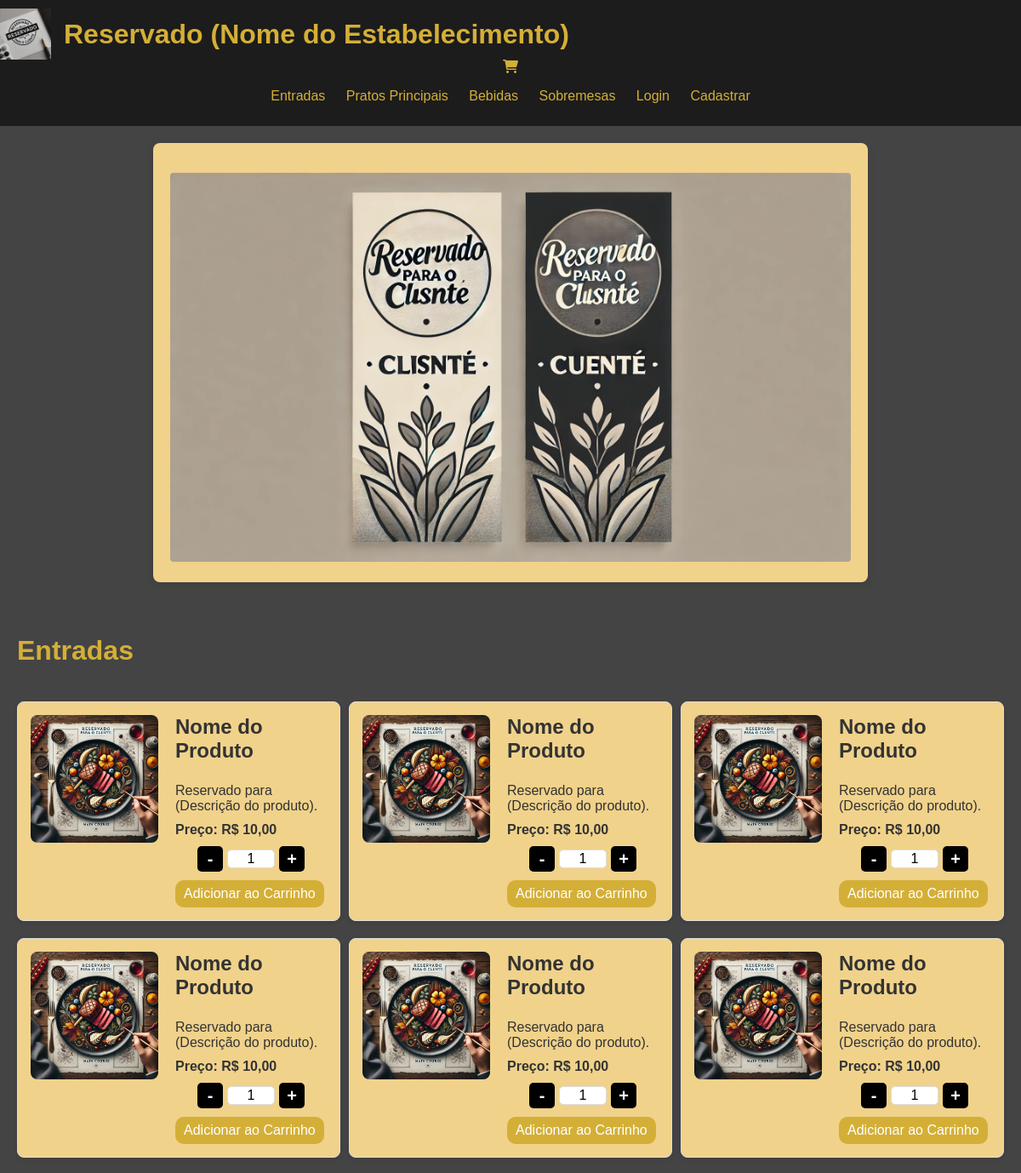
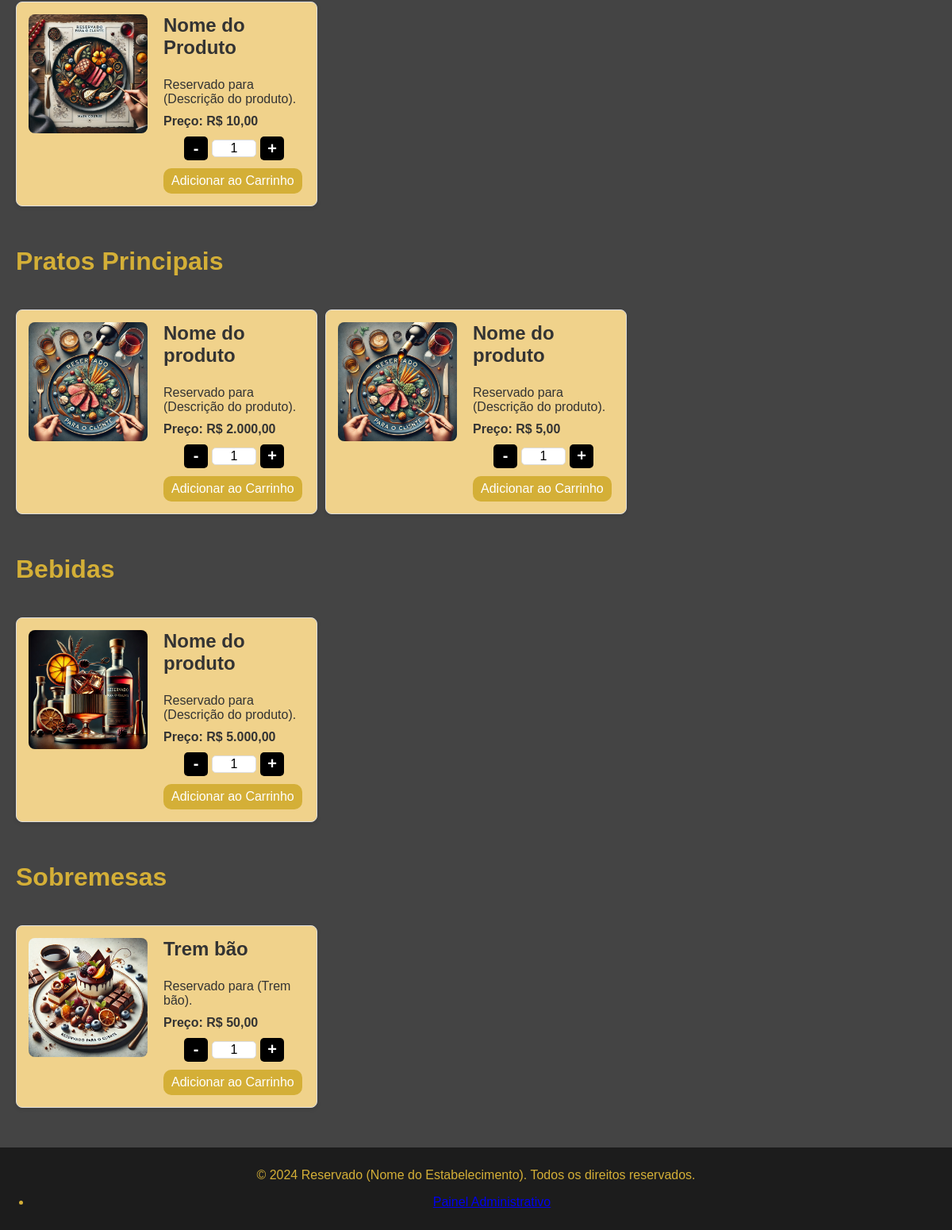
The page / on the database its author committed (2 pictures, top to bottom).
### tables this page shows
CREATE TABLE `produtos` (
  `id` int NOT NULL AUTO_INCREMENT,
  `nome` varchar(255) NOT NULL,
  `descricao` text NOT NULL,
  `preco` decimal(10,2) NOT NULL,
  `categoria` enum('entradas','principais','bebidas','sobremesas') NOT NULL,
  `imagem` varchar(255) DEFAULT NULL,
  `data_criacao` timestamp NULL DEFAULT CURRENT_TIMESTAMP,
  PRIMARY KEY (`id`)
);

### config.php (called while the page is built, shortened)
<?php
$site_name = "Reservado (Nome do Estabelecimento)";
$banner_image_path = '../cardapio-dinamico/path/r.jpg';
$sections = [
    "entradas" => [
        "title" => "Entradas",
        "url" => "sections/entradas.php"
    ],
    "principais" => [
        "title" => "Pratos Principais",
        "url" => "sections/principais.php"
    ],
    "bebidas" => [
        "title" => "Bebidas",
        "url" => "sections/bebidas.php"
    ],
    "sobremesas" => [
        "title" => "Sobremesas",
        "url" => "sections/sobremesas.php"
    ],
];
if (isset($_SESSION['user_id'])) {
    $sections['perfil'] = [
        "title" => "Meu Perfil",
        "url" => "perfil.php"
    ];
    $sections['logout'] = [
        "title" => "Sair",
        "url" => "logout.php"
    ];
} else {
    $sections['login'] = [
        "title" => "Login",
        "url" => "login.php"
    ];
    $sections['cadastro'] = [
        "title" => "Cadastrar",
        "url" => "cadastro.php"
    ];
}
?>

### sections/entradas.php (the view, shortened to what this page needs)
<?php
require_once dirname(__DIR__) . '/db/conexao.php';
$base_url = '/cardapio-dinamico/admin/uploads/produtos/';
$stmt = $pdo->prepare("SELECT * FROM produtos WHERE categoria = 'entradas' ORDER BY nome");
$stmt->execute();
$produtos = $stmt->fetchAll(PDO::FETCH_ASSOC);
?>
<!DOCTYPE html>
<html lang="pt-BR">
<head>
    <link rel="stylesheet" href="../assets/css/style.css?v=<?php echo time(); ?>">
</head>
<body>
    <h1>Entradas</h1>
    <div class="produtos-container">
        <?php foreach ($produtos as $produto): ?>
        <div class="produto-item">
            <div class="produto-imagem">
                <?php if ($produto['imagem']): ?>
                    <img src="<?php echo $base_url . htmlspecialchars($produto['imagem']); ?>" alt="<?php echo htmlspecialchars($produto['nome']); ?>">
                <?php endif; ?>
            </div>
            <div class="produto-info">
                <h3><?php echo htmlspecialchars($produto['nome']); ?></h3>
                <p><?php echo htmlspecialchars($produto['descricao']); ?></p>
                <p class="preco">Preço: R$ <?php echo number_format($produto['preco'], 2, ',', '.'); ?></p>
                <form action="/cardapio-dinamico/carrinho.php" method="POST">
                    <div class="quantidade-container">
                        <button type="button" class="quantidade-btn diminuir">-</button>
                        <input type="number" name="quantidade" value="1" min="1" required class="quantidade-input">
                        <button type="button" class="quantidade-btn aumentar">+</button>
                    </div>
                    <button type="submit" class="adicionar-carrinho-btn">Adicionar ao Carrinho</button>
                </form>
            </div>
        </div>
        <?php endforeach; ?>
    </div>
</body>
</html>

### index.php (shortened to what this page needs)
<?php
if (file_exists('config.php')) {
    include 'config.php';
} else {
    echo 'Arquivo config.php não encontrado.';
    exit;
}
?>
<!DOCTYPE html>
<html lang="pt-BR">
<head>
    <link rel="stylesheet" href="assets/css/style.css">
    <link rel="stylesheet" href="https://cdnjs.cloudflare.com/ajax/libs/font-awesome/6.0.0-beta3/css/all.min.css">
</head>
<body>
    <header>
        <div style="display: flex; align-items: center;">
            <img src="path/logo.jpg" alt="Logo do Site" style="height: 60px; margin-right: 15px;">
            <h1><?php echo $site_name; ?></h1>
        </div>
        <nav>
            <div class="cart-icon" onclick="window.location.href='/cardapio-dinamico/carrinho.php'">
                <i class="fas fa-shopping-cart"></i>
            </div>
            <ul>
                <?php foreach ($sections as $id => $section): ?>
                    <li><a href="<?php echo $section['url']; ?>"><?php echo $section['title']; ?></a></li>
                <?php endforeach; ?>
            </ul>
        </nav>
    </header>
    <div class="banner">
        <img src="<?php echo $banner_image_path; ?>" alt="Banner" style="width:100%; height:auto;">
    </div>
    <main>
    <?php
    foreach ($sections as $id => $section) {
        if (!isset($_SESSION['user_id']) && ($id === 'login' || $id === 'cadastro')) {
            continue;
        }
        if (file_exists($section['url'])) {
            include $section['url'];
        }
    }
    ?>
    </main>
    <footer>
        <p>&copy; 2024 <?php echo $site_name; ?>. Todos os direitos reservados.</p>
        <ul>
            <li><a href="admin/login.php">Painel Administrativo</a></li>
        </ul>
    </footer>
</body>
</html>

### sections/principais.php (shortened to what this page needs)
<?php
require_once dirname(__DIR__) . '/db/conexao.php';
$base_url = '/cardapio-dinamico/admin/uploads/produtos/';
$stmt = $pdo->prepare("SELECT * FROM produtos WHERE categoria = 'principais' ORDER BY nome");
$stmt->execute();
$produtos = $stmt->fetchAll(PDO::FETCH_ASSOC);
?>
<!DOCTYPE html>
<html lang="pt-BR">
<head>
    <link rel="stylesheet" href="../assets/css/style.css?v=<?php echo time(); ?>">
</head>
<body>
    <h1>Pratos Principais</h1>
    <div class="produtos-container">
        <?php foreach ($produtos as $produto): ?>
        <div class="produto-item">
            <div class="produto-imagem">
                <?php if ($produto['imagem']): ?>
                    <img src="<?php echo $base_url . htmlspecialchars($produto['imagem']); ?>" alt="<?php echo htmlspecialchars($produto['nome']); ?>">
                <?php endif; ?>
            </div>
            <div class="produto-info">
                <h3><?php echo htmlspecialchars($produto['nome']); ?></h3>
                <p><?php echo htmlspecialchars($produto['descricao']); ?></p>
                <p class="preco">Preço: R$ <?php echo number_format($produto['preco'], 2, ',', '.'); ?></p>
                <form action="/cardapio-dinamico/carrinho.php" method="POST">
                    <div class="quantidade-container">
                        <button type="button" class="quantidade-btn diminuir">-</button>
                        <input type="number" name="quantidade" value="1" min="1" required class="quantidade-input">
                        <button type="button" class="quantidade-btn aumentar">+</button>
                    </div>
                    <button type="submit" class="adicionar-carrinho-btn">Adicionar ao Carrinho</button>
                </form>
            </div>
        </div>
        <?php endforeach; ?>
    </div>
</body>
</html>

### sections/bebidas.php (shortened to what this page needs)
<?php
require_once dirname(__DIR__) . '/db/conexao.php';
$base_url = '/cardapio-dinamico/admin/uploads/produtos/';
$stmt = $pdo->prepare("SELECT * FROM produtos WHERE categoria = 'bebidas' ORDER BY nome");
$stmt->execute();
$produtos = $stmt->fetchAll(PDO::FETCH_ASSOC);
?>
<!DOCTYPE html>
<html lang="pt-BR">
<head>
    <link rel="stylesheet" href="../assets/css/style.css?v=<?php echo time(); ?>">
</head>
<body>
    <h1>Bebidas</h1>
    <div class="produtos-container">
        <?php foreach ($produtos as $produto): ?>
        <div class="produto-item">
            <div class="produto-imagem">
                <?php if ($produto['imagem']): ?>
                    <img src="<?php echo $base_url . htmlspecialchars($produto['imagem']); ?>" alt="<?php echo htmlspecialchars($produto['nome']); ?>">
                <?php endif; ?>
            </div>
            <div class="produto-info">
                <h3><?php echo htmlspecialchars($produto['nome']); ?></h3>
                <p><?php echo htmlspecialchars($produto['descricao']); ?></p>
                <p class="preco">Preço: R$ <?php echo number_format($produto['preco'], 2, ',', '.'); ?></p>
                <form action="/cardapio-dinamico/carrinho.php" method="POST">
                    <div class="quantidade-container">
                        <button type="button" class="quantidade-btn diminuir">-</button>
                        <input type="number" name="quantidade" value="1" min="1" required class="quantidade-input">
                        <button type="button" class="quantidade-btn aumentar">+</button>
                    </div>
                    <button type="submit" class="adicionar-carrinho-btn">Adicionar ao Carrinho</button>
                </form>
            </div>
        </div>
        <?php endforeach; ?>
    </div>
</body>
</html>

### sections/sobremesas.php (shortened to what this page needs)
<?php
require_once dirname(__DIR__) . '/db/conexao.php';
$base_url = '/cardapio-dinamico/admin/uploads/produtos/';
$stmt = $pdo->prepare("SELECT * FROM produtos WHERE categoria = 'sobremesas' ORDER BY nome");
$stmt->execute();
$produtos = $stmt->fetchAll(PDO::FETCH_ASSOC);
?>
<!DOCTYPE html>
<html lang="pt-BR">
<head>
    <link rel="stylesheet" href="../assets/css/style.css?v=<?php echo time(); ?>">
</head>
<body>
    <h1>Sobremesas</h1>
    <div class="produtos-container">
    <?php foreach ($produtos as $produto): ?>
    <div class="produto-item">
        <div class="produto-imagem">
            <?php if ($produto['imagem']): ?>
                <img src="<?php echo $base_url . htmlspecialchars($produto['imagem']); ?>" alt="<?php echo htmlspecialchars($produto['nome']); ?>">
            <?php endif; ?>
        </div>
        <div class="produto-info">
            <h3><?php echo htmlspecialchars($produto['nome']); ?></h3>
            <p><?php echo htmlspecialchars($produto['descricao']); ?></p>
            <p class="preco">Preço: R$ <?php echo number_format($produto['preco'], 2, ',', '.'); ?></p>
            <form action="/cardapio-dinamico/carrinho.php" method="POST">
                <div class="quantidade-container">
                    <button type="button" class="quantidade-btn diminuir">-</button>
                    <input type="number" name="quantidade" value="1" min="1" required class="quantidade-input">
                    <button type="button" class="quantidade-btn aumentar">+</button>
                </div>
                <button type="submit" class="adicionar-carrinho-btn">Adicionar ao Carrinho</button>
            </form>
        </div>
    </div>
    <?php endforeach; ?>
    </div>
</body>
</html>

### assets/css/style.css (style rules this page uses)
html, body { height: 100%; margin: 0; }
body { display: flex; flex-direction: column; font-family: Arial, sans-serif; background-color: #444; color: #d4af37; margin: 0; padding: 0; }
main { flex: 1; padding: 20px; }
header, footer { background-color: #1c1c1c; color: #d4af37; padding: 10px 0; text-align: center; }
header h1 { margin: 0; }
nav ul { list-style: none; padding: 0; }
nav ul li { display: inline; margin: 0 10px; }
nav ul li a { color: #d4af37; text-decoration: none; }
.produtos-container { display: grid; grid-template-columns: repeat(3, 1fr); gap: 10px; padding: 20px 0; }
.produto-item { background-color: #f0d28b; border: 1px solid #ddd; border-radius: 8px; overflow: hidden; padding: 15px; box-shadow: 0 2px 5px rgba(0, 0, 0, 0.1); transition: transform 0.2s ease; display: flex; align-items: flex-start; }
.produto-imagem img { max-width: 150px; height: auto; margin-right: 20px; border-radius: 8px; display: block; }
.produto-info { flex-grow: 1; }
.produto-info h3 { margin-top: 0; font-size: 1.5em; color: #333; }
.produto-info p { margin: 10px 0; color: #333; }
.produto-info .preco { font-weight: bold; color: #333; }
.banner { background-color: #f0d28b; padding: 20px; margin: 20px auto; border-radius: 8px; box-shadow: 0 2px 8px rgba(0, 0, 0, 0.1); max-width: 800px; text-align: center; }
.banner img { margin-top: 15px; max-width: 100%; height: auto; border-radius: 4px; }
footer { background-color: #1c1c1c; color: #d4af37; text-align: center; padding: 10px 0; width: 100%; }
.produto-item { position: relative; padding: 15px; border: 1px solid #ddd; margin-bottom: 10px; }
.adicionar-carrinho-btn { background-color: #d4af37; color: white; padding: 7px 10px; border: none; border-radius: 10px; font-size: 16px; cursor: pointer; transition: background-color 0.3s ease; }
.quantidade-container { display: flex; align-items: center; justify-content: center; margin-bottom: 10px; }
.quantidade-btn { background-color: #000; color: white; border: none; width: 30px; height: 30px; font-size: 20px; font-weight: bold; cursor: pointer; display: flex; align-items: center; justify-content: center; border-radius: 5px; margin: 0 5px; }
.quantidade-input { width: 50px; text-align: center; font-size: 16px; border: 1px solid #ddd; border-radius: 5px; }
input[type=number] { -webkit-appearance: none; -moz-appearance: textfield; appearance: none; }

### rows shown on the page
produtos: imagem (picture), nome "Nome do Produto", descricao "Reservado para (Descrição do produto).", preco "10,00"
produtos: imagem (picture), nome "Nome do Produto", descricao "Reservado para (Descrição do produto).", preco "10,00"
produtos: imagem (picture), nome "Nome do Produto", descricao "Reservado para (Descrição do produto).", preco "10,00"
produtos: imagem (picture), nome "Nome do Produto", descricao "Reservado para (Descrição do produto).", preco "10,00"
produtos: imagem (picture), nome "Nome do Produto", descricao "Reservado para (Descrição do produto).", preco "10,00"
produtos: imagem (picture), nome "Nome do Produto", descricao "Reservado para (Descrição do produto).", preco "10,00"
produtos: imagem (picture), nome "Nome do Produto", descricao "Reservado para (Descrição do produto).", preco "10,00"
produtos: imagem (picture), nome "Nome do produto", descricao "Reservado para (Descrição do produto).", preco "2.000,00"
produtos: imagem (picture), nome "Nome do produto", descricao "Reservado para (Descrição do produto).", preco "5,00"
produtos: imagem (picture), nome "Nome do produto", descricao "Reservado para (Descrição do produto).", preco "5.000,00"
produtos: imagem (picture), nome "Trem bão", descricao "Reservado para (Trem bão).", preco "50,00"

### other values the page prints
$site_name "Reservado (Nome do Estabelecimento)"
$section['title'] "Entradas"
$section['title'] "Pratos Principais"
$section['title'] "Bebidas"
$section['title'] "Sobremesas"
$section['title'] "Login"
$section['title'] "Cadastrar"
